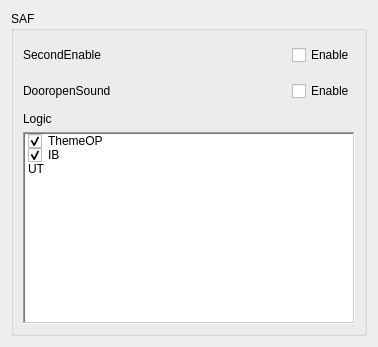
     <widget class="QWidget" name="page_SAF">
      <layout class="QVBoxLayout" name="verticalLayout_8">
       <item>
        <widget class="QGroupBox" name="Serial_SAF">
         <property name="font">
          <font>
           <weight>50</weight>
           <bold>false</bold>
          </font>
         </property>
         <property name="title">
          <string>SAF</string>
         </property>
         <property name="flat">
          <bool>true</bool>
         </property>
         <property name="checkable">
          <bool>false</bool>
         </property>
         <layout class="QVBoxLayout" name="verticalLayout_38">
          <item>
           <layout class="QHBoxLayout" name="horizontalLayout_70">
            <item>
             <widget class="QLabel" name="label_74">
              <property name="minimumSize">
               <size>
                <width>0</width>
                <height>30</height>
               </size>
              </property>
              <property name="text">
               <string>SecondEnable</string>
              </property>
             </widget>
            </item>
            <item>
             <spacer name="horizontalSpacer_78">
              <property name="orientation">
               <enum>Qt::Horizontal</enum>
              </property>
              <property name="sizeHint" stdset="0">
               <size>
                <width>175</width>
                <height>20</height>
               </size>
              </property>
             </spacer>
            </item>
            <item>
             <widget class="QCheckBox" name="Serial_SAF_SecondEnable_Bool_IsChecked_2">
              <property name="text">
               <string>Enable</string>
              </property>
             </widget>
            </item>
           </layout>
          </item>
          <item>
           <layout class="QHBoxLayout" name="horizontalLayout_72">
            <item>
             <widget class="QLabel" name="label_81">
              <property name="minimumSize">
               <size>
                <width>0</width>
                <height>30</height>
               </size>
              </property>
              <property name="text">
               <string>DooropenSound</string>
              </property>
             </widget>
            </item>
            <item>
             <spacer name="horizontalSpacer_80">
              <property name="orientation">
               <enum>Qt::Horizontal</enum>
              </property>
              <property name="sizeHint" stdset="0">
               <size>
                <width>175</width>
                <height>20</height>
               </size>
              </property>
             </spacer>
            </item>
            <item>
             <widget class="QCheckBox" name="Serial_SAF_DooropenSound_Bool_IsChecked_3">
              <property name="text">
               <string>Enable</string>
              </property>
             </widget>
            </item>
           </layout>
          </item>
          <item>
           <widget class="QLabel" name="label_39">
            <property name="text">
             <string>Logic</string>
            </property>
           </widget>
          </item>
          <item>
           <widget class="UpSelecQListWidget" name="Serial_SAF_Logic_Check_Item_2">
            <property name="frameShape">
             <enum>QFrame::WinPanel</enum>
            </property>
            <property name="frameShadow">
             <enum>QFrame::Sunken</enum>
            </property>
            <property name="selectionMode">
             <enum>QAbstractItemView::MultiSelection</enum>
            </property>
            <item>
             <property name="text">
              <string>ThemeOP</string>
             </property>
             <property name="checkState">
              <enum>Checked</enum>
             </property>
             <property name="icon">
              <iconset resource="../IDE.qrc">
               <normaloff>:/Menu/rc/Menu/chat.png</normaloff>:/Menu/rc/Menu/chat.png</iconset>
             </property>
            </item>
            <item>
             <property name="text">
              <string>IB</string>
             </property>
             <property name="checkState">
              <enum>Checked</enum>
             </property>
             <property name="icon">
              <iconset resource="../IDE.qrc">
               <normaloff>:/Menu/rc/Menu/chat.png</normaloff>:/Menu/rc/Menu/chat.png</iconset>
             </property>
            </item>
            <item>
             <property name="text">
              <string>UT</string>
             </property>
             <property name="checkState">
              <enum>Unchecked</enum>
             </property>
             <property name="icon">
              <iconset resource="../IDE.qrc">
               <normaloff>:/Menu/rc/Menu/chat.png</normaloff>:/Menu/rc/Menu/chat.png</iconset>
             </property>
            </item>
           </widget>
          </item>
         </layout>
        </widget>
       </item>
      </layout>
     </widget>
